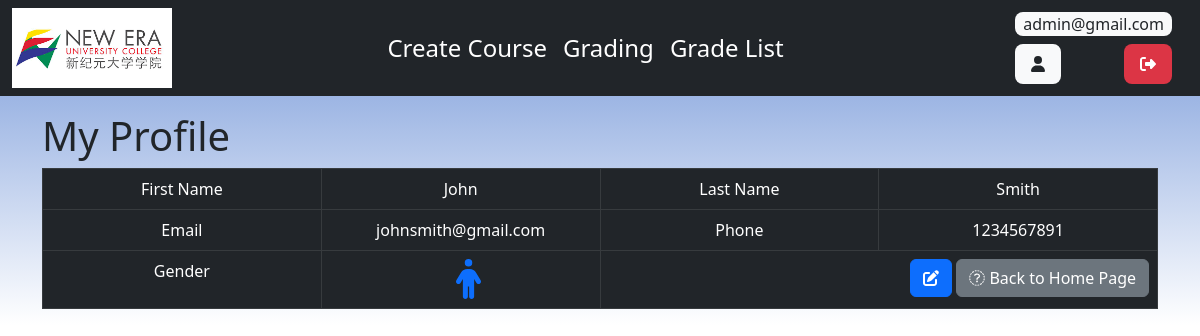
Screenshot of /lecture/lec_profile.php?lecture_id=2 (signed in) with the database file from the repository.
### tables this page shows
CREATE TABLE IF NOT EXISTS `lecture` (
  `lecture_id` int(255) NOT NULL AUTO_INCREMENT,
  `lecture_firstname` text NOT NULL,
  `lecture_lastname` text NOT NULL,
  `lecture_password` varchar(50) NOT NULL,
  `lecture_email` varchar(128) NOT NULL,
  `lecture_phone` varchar(11) NOT NULL,
  `lecture_gender` varchar(30) NOT NULL,
  `user_type` varchar(50) NOT NULL,
  `lecture_entrytime` timestamp NOT NULL DEFAULT CURRENT_TIMESTAMP,
  PRIMARY KEY (`lecture_id`)
);

### lecture/lec_profile.php (the view, shortened to what this page needs)
<!DOCTYPE HTML>
<html>
<head>
    <link href="https://cdn.jsdelivr.net/npm/bootstrap@5.2.2/dist/css/bootstrap.min.css" rel="stylesheet">
    <link href="../css/background.css" rel="stylesheet" />
</head>
<body>
    <div class="container-fluid px-0">
        <?php include 'lec_topnav.php'; ?>
        <div class="container my-3">
            <div class="page-header">
                <h1>My Profile</h1>
            </div>
            <?php
            $lecture_id = isset($_GET['lecture_id']) ? $_GET['lecture_id'] : die('ERROR: Record Customer not found.');
            include '../config/database.php';
            try {
                $query = "SELECT * FROM lecture WHERE lecture_id = :lecture_id ";
                $stmt = $con->prepare($query);
                $stmt->bindParam(":lecture_id", $lecture_id);
                $stmt->execute();
                $row = $stmt->fetch(PDO::FETCH_ASSOC);
                $lecture_firstname = $row['lecture_firstname'];
                $lecture_lastname = $row['lecture_lastname'];
                $lecture_email = $row['lecture_email'];
                $lecture_phone = $row['lecture_phone'];
                $lecture_gender = $row['lecture_gender'];
            }
            catch (PDOException $exception) {
                die('ERROR: ' . $exception->getMessage());
            }
            ?>
            <table class='table table-hover table-dark table-responsive table-bordered'>
                <tr>
                    <td class="text-center col-3">First Name</td>
                    <td class="text-center col-3"><?php echo htmlspecialchars($lecture_firstname, ENT_QUOTES);  ?></td>
                    <td class="text-center col-3">Last Name</td>
                    <td class="text-center col-3"><?php echo htmlspecialchars($lecture_lastname, ENT_QUOTES);  ?></td>
                </tr>
                <tr>
                    <td class="text-center col-3">Email</td>
                    <td class="text-center col-3"><?php echo htmlspecialchars($lecture_email, ENT_QUOTES);  ?></td>
                    <td class="text-center col-3">Phone</td>
                    <td class="text-center col-3"><?php echo htmlspecialchars($lecture_phone, ENT_QUOTES);  ?></td>
                </tr>
                <tr>
                    <td class="text-center col-3">Gender</td>
                    <td class="text-center col-3"><?php if ($lecture_gender == "male") {
                                                        echo "<i class='fa-solid fa-person fs-1 text-primary ms-3'></i>";
                                                    } else {
                                                        echo "<i class='fa-solid fa-person-dress fs-1 text-danger ms-3'></i>";
                                                    } ?></td>
                    <td class="text-end" colspan="2">
                        <?php echo "<a href='lec_update.php?lecture_id={$lecture_id}' class='btn btn-primary m-r-1em'><i class='fa-solid fa-pen-to-square'></i></a>"; ?>
                        <a href='index.php' class='btn btn-secondary'><i class="fa-sharp fa-solid fa-circle-arrow-left"></i> Back to Home Page</a>
                    </td>
                </tr>
            </table>
        </div>
    </div>
</body>
</html>

### css/background.css (style rules this page uses)
body { background: linear-gradient(#7396d8, #ffffff); background-repeat: repeat-x; }

### rows the page displays
lecture: lecture_firstname "John", lecture_lastname "Smith", lecture_email "johnsmith@gmail.com", lecture_phone "1234567891"

### other values shown
$_SESSION["login"] "admin@gmail.com"
